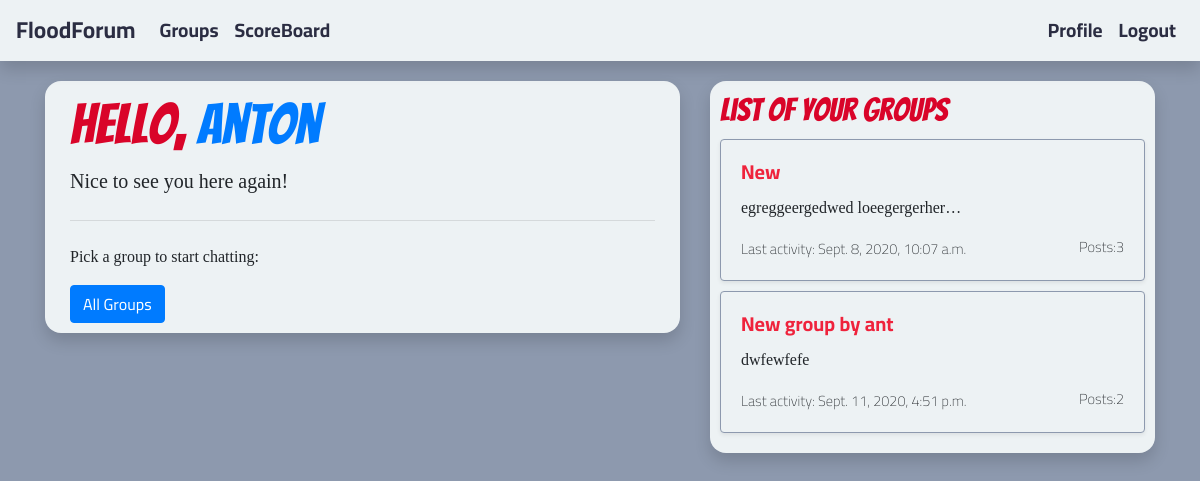
Before: / (signed in) with the older database file.
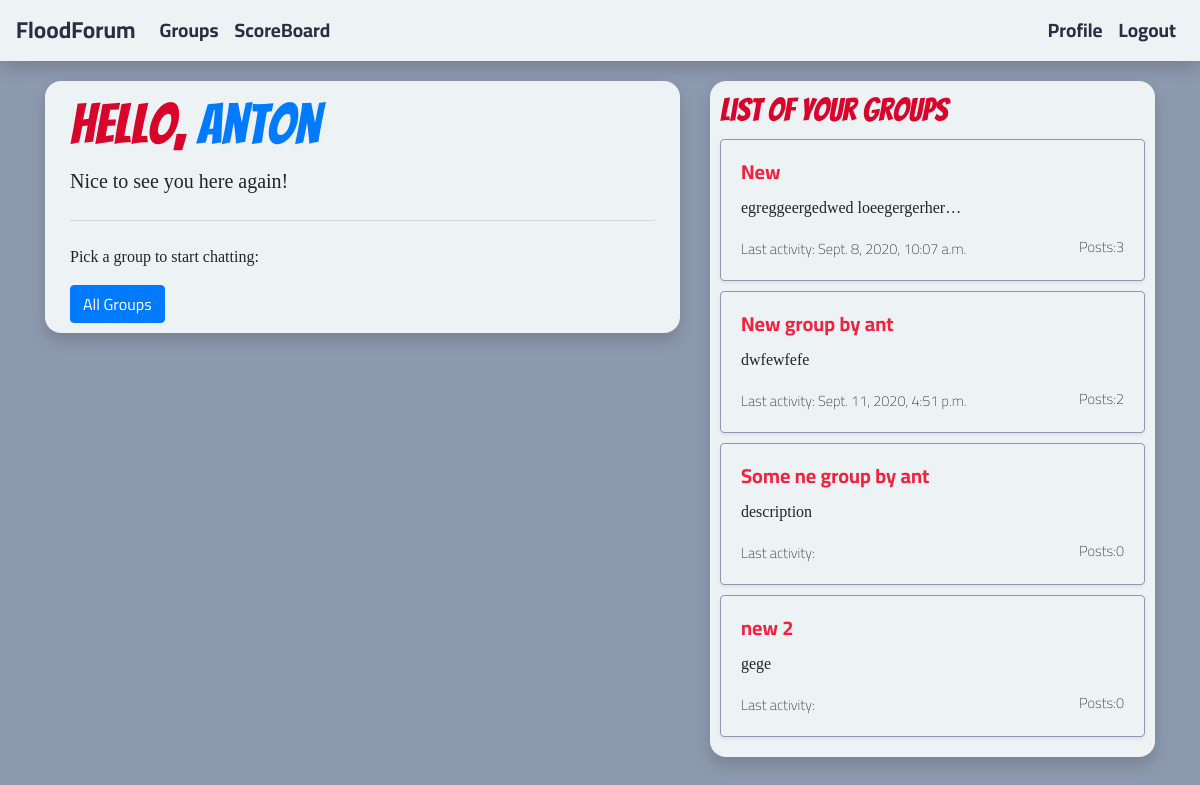
After: the same page with the newer database file.
### groups/models.py (models this page shows, shortened)
class Group(models.Model):
    name = models.CharField(max_length = 200, unique = True)
    slug = models.CharField(max_length = 200)
    description = models.TextField(max_length = 1000)
    owner = models.ForeignKey(settings.AUTH_USER_MODEL, related_name = "own_groups", on_delete=models.CASCADE)
    members = models.ManyToManyField(settings.AUTH_USER_MODEL, through = "GroupMembership")

### posts/models.py (models this page shows, shortened)
class Post(models.Model):
    group = models.ForeignKey(Group, related_name = "group_posts", on_delete=models.CASCADE)
    author = models.ForeignKey(settings.AUTH_USER_MODEL, related_name = "my_posts", on_delete=models.CASCADE)
    text = models.TextField()
    created_at = models.DateTimeField(default=timezone.now)
    voters = models.ManyToManyField(settings.AUTH_USER_MODEL, through = "PostVotes")
    up_votes = models.IntegerField(default=0)
    down_votes = models.IntegerField(default=0)
    class Meta:
        ordering = ['-created_at']

### django_social_site/views.py (the view)
# urls.py: path('', HomeView.as_view(), name='home'),
class HomeView(MyGroupListView):
    template_name = "home.html"

### groups/views.py (called while the page is built)
    def get_queryset(self):
        if self.request.user.is_authenticated:
            return Group.objects.filter(members = self.request.user)
        else:
            return None

### templates/home.html (shortened to what this page needs)
{% extends "common_base.html" %}
{% block base_top %}
<div class="container">
  {% if user.is_authenticated %}
    <h1 class="display-4">Hello, <a href="{% url "accounts:profile" %}">{{user}}</a></h1>
    <p class="lead">Nice to see you here again!</p>
    <hr class="my-4">
    <p>Pick a group to start chatting:  </p>
    <a class="btn btn-primary btn" href="{% url "groups:group_list" %}" role="button">All Groups</a>
  {% else %}
    <h1 class="display-4">Welcome!</h1>
    <p class="lead">This is the best flood forum on the web.</p>
    <hr class="my-4">
    <p>Signup and start chatting.</p>
    <a class="btn btn-primary btn" href="{% url "accounts:signup" %}" role="button">Signup</a>
  {% endif %}
</div>
{% endblock base_top %}
{% block base_right %}{% if user.is_authenticated %}
  <h2>List of your groups</h2>
      {% for group in group_list %}
      {% include "_group.html" with group=group %}
      {% endfor %}
  {% endif %}{% endblock base_right %}

### groups/templates/groups/_group.html
<div class="card group-item shadow-sm"
     onclick="location.href='{% url "groups:group_detail" group.slug %}'"
     style="cursor: pointer";>
  <div class="card-body">
    <h5 class="card-title group-card-title">{{group.name}}</h5>
    <p class="card-text">{{group.description|truncatechars:30}}</p>
    <span class="font-weight-lighter">Last activity: {{group.group_posts.all.0.created_at}}</span>
    <span class="font-weight-lighter float-right">Posts:{{group.group_posts.all.count}}</span>
  </div>
</div>

Changed rows visible on the page:
added Group: name "Some ne group by ant", description "description", group_posts.all.count "0"
added Group: name "new 2", description "gege", group_posts.all.count "0"
